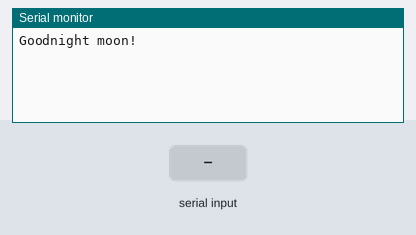
A sketch run on a simulated Arduino Mega 2560, built with avr-gcc and run on an emulated ATmega2560. Shown: the last lines printed to the serial monitor. The inputs (shaded band) are chosen by the test bench.

Above: at 1.2 s.
1.3 s: "1" received over the second serial link
At 2.5 s:
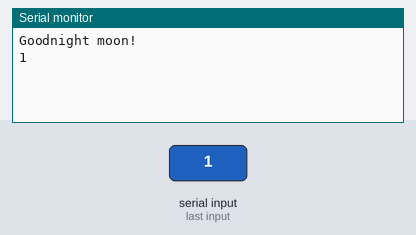
2.8 s: "0" received over the second serial link
At 3.7 s:
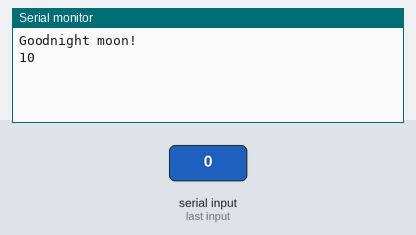

Measured:
- after the input at 1.3 s, the serial monitor: prints a new line at once (image 1)
- after the input at 2.8 s, the serial monitor: prints a new line at once (image 2)

The sketch:

sim800l-demo.ino
```cpp
#define RXD2 16
#define TXD2 17

void setup(){

  Serial.begin(9600);

  Serial.println("Goodnight moon!");

  Serial2.begin(9600);
  Serial2.println("Hello world?");

}

void loop(){
  if (Serial2.available()){
    Serial.write(Serial2.read());
  }

  if (Serial.available()){
    Serial2.write(Serial.read());
  }
}
```
